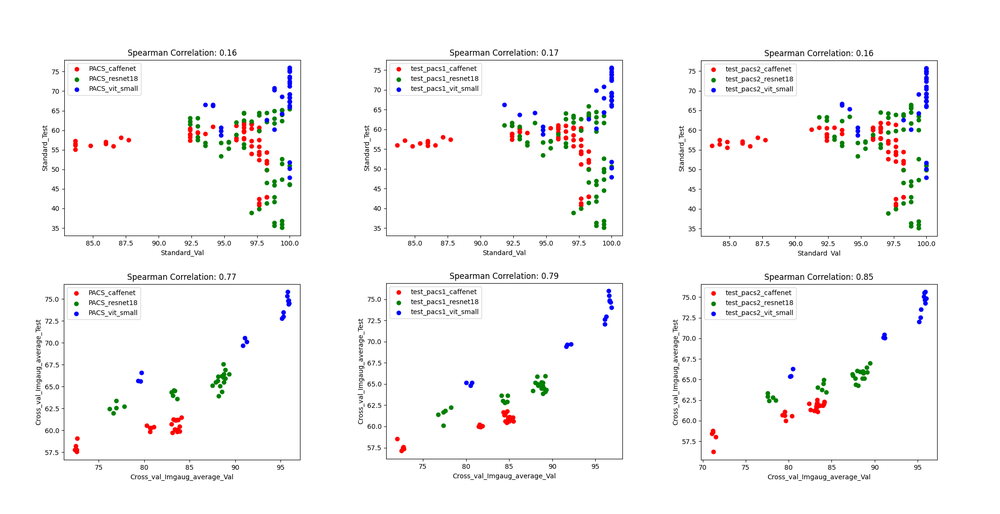
#> input picture images/scatter.png, 1000 x 514 px, shrunk from 2100 x 1080 before the run
$ python -i augmentations.py   (imports and definitions only)
#> lines starting #> are read from the running program, lines starting #| are printed output that depends on the picture; after the words box and inside, x2 and y2 are one past the last pixel; in counts of white or black regions, pixels touching at a corner belong together
import random
import numpy as np
import torch
import skimage.filters
import skimage.feature
import scipy.ndimage as ndi


def max_one(image):
    image = np.array(image)
    if np.amax(image) > 1:
        image = image / 255
    return image


def rgb2gray(rgb):
    r, g, b = rgb[:, :, 0], rgb[:, :, 1], rgb[:, :, 2]
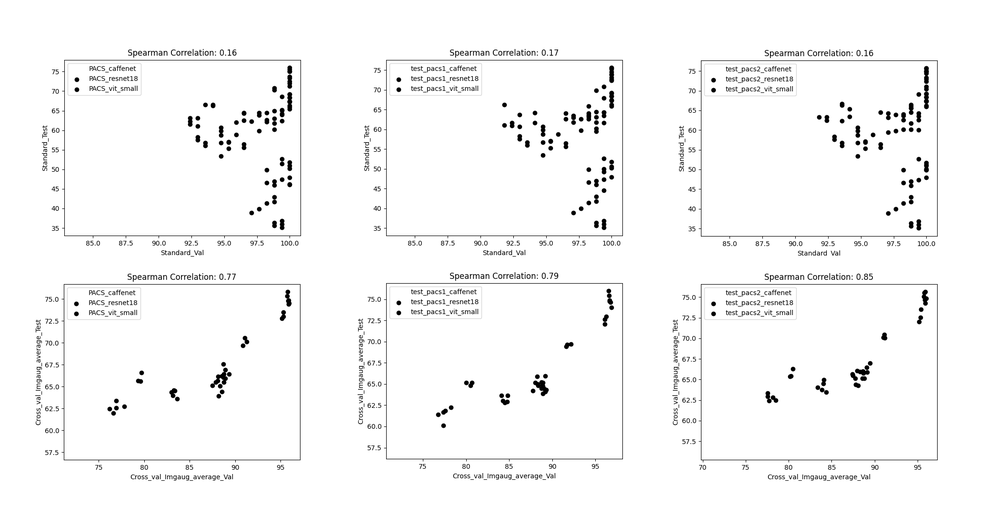
#> r: shape (514, 1000); min 0, max 255, mean 247.9
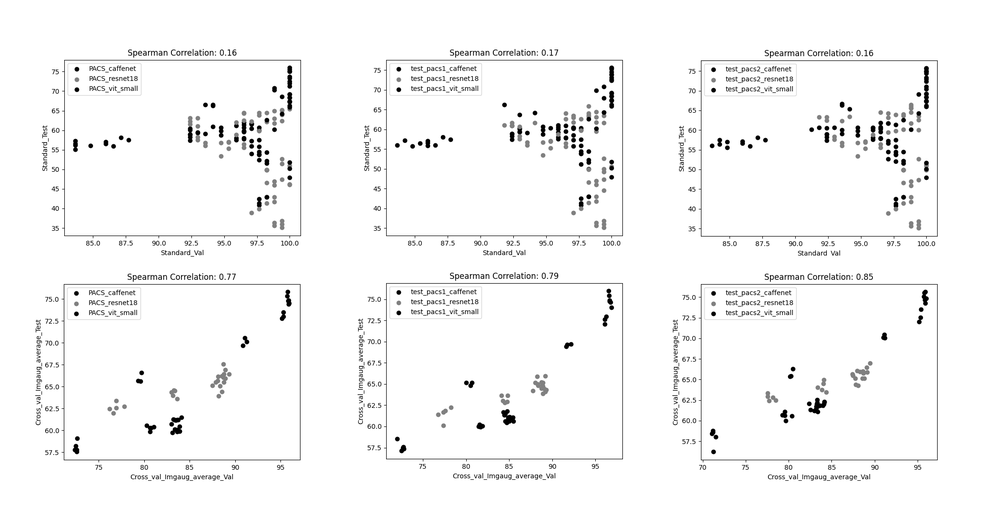
#> g: shape (514, 1000); min 0, max 255, mean 247.3
    gray = 0.2989 * r + 0.5870 * g + 0.1140 * b
    return gray


def thresh_function(thresh_mode):
    if isinstance(thresh_mode, list):
        thresh_mode = [x.lower() for x in thresh_mode]
        if "all" in thresh_mode or "normal" in thresh_mode:
            thresh_mode = "all"
        else:
            thresh_mode = thresh_mode[random.randint(0, len(thresh_mode) - 1)]
    if isinstance(thresh_mode, str):
        try:
            thresh_mode = int(thresh_mode)
        except Exception:
            thresh_mode = thresh_mode.lower()
    if thresh_mode in ["normal", "all", "n", "a"]:
        thresh_mode_function = random.choice(
            [
                skimage.filters.threshold_otsu,
                skimage.filters.threshold_yen,
                skimage.filters.threshold_mean,
                skimage.filters.threshold_isodata,
                skimage.filters.threshold_li,
            ]
        )
    elif thresh_mode in ["yen", "y"]:
        thresh_mode_function = skimage.filters.threshold_yen
    elif thresh_mode in ["mean", "m"]:
        thresh_mode_function = skimage.filters.threshold_mean
    elif thresh_mode in ["isodata", "i", "id"]:
        thresh_mode_function = skimage.filters.threshold_isodata
    elif thresh_mode in ["li", "l"]:
        thresh_mode_function = skimage.filters.threshold_li
    else:
        thresh_mode_function = skimage.filters.threshold_otsu
        if thresh_mode not in ["otsu", "o"]:
            print(f"{thresh_mode} not a valid thresh mode, Otsu used by default.")
    return thresh_mode_function


class ListTransform:
    def __init__(self, transform):
        self.transform = transform

    def __call__(self, images):
        if isinstance(images, list):
            return [self.transform(image) for image in images]
        return self.transform(images)


class ToTensor(object):
    def __call__(self, image):
        image = np.array(image)
        image = max_one(image)
        if len(image.shape) > 2:
            image = torch.from_numpy(image).type("torch.FloatTensor").permute(2, 0, 1)
        else:
            image = torch.from_numpy(image).type("torch.FloatTensor")
        return image


class Invert(object):
    def __init__(self, prob=50):
        self.prob = prob

    def __call__(self, image):
        image = max_one(image)
        if random.randint(1, 100) <= self.prob:
            image = 1.0 - image
        return image


class Canny:
    def __init__(
        self,
        sigma=1.0,
        thresh_rand=10,
        thresh_mode="normal",
        hyst_par=(0.5, 1.5),
        hyst_pert=0.2,
    ):

        self.sigma = sigma
        self.thresh_mode = thresh_mode
        self.thresh_rand = thresh_rand
        self.hyst_par = hyst_par
        self.hyst_pert = hyst_pert

    def __call__(self, image):
        if isinstance(image, list):
            image = image[0]
        image = np.array(image)
        if len(image.shape) > 2:
            image = rgb2gray(image)
        image = max_one(image)

        if isinstance(self.sigma, (list, tuple)):
            self.sigma = random.choice(list(self.sigma))

        gaussian_kwargs = dict(
            sigma=self.sigma, mode="constant", cval=0.0, preserve_range=False
        )
        image_copy = skimage.filters.gaussian(image, **gaussian_kwargs)
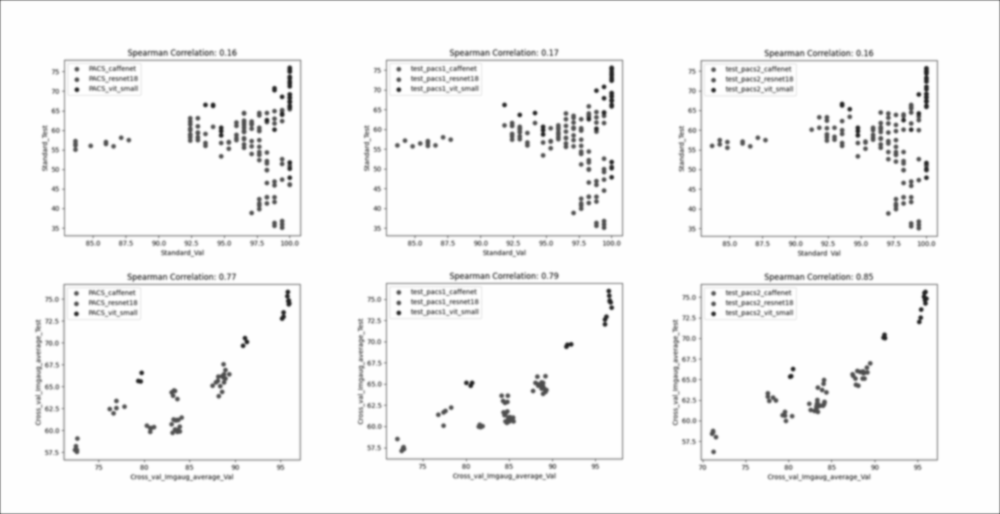
#> image_copy: shape (514, 1000) float64; min 0.13, max 1, mean 0.968
        jsobel = ndi.sobel(image_copy, axis=1)
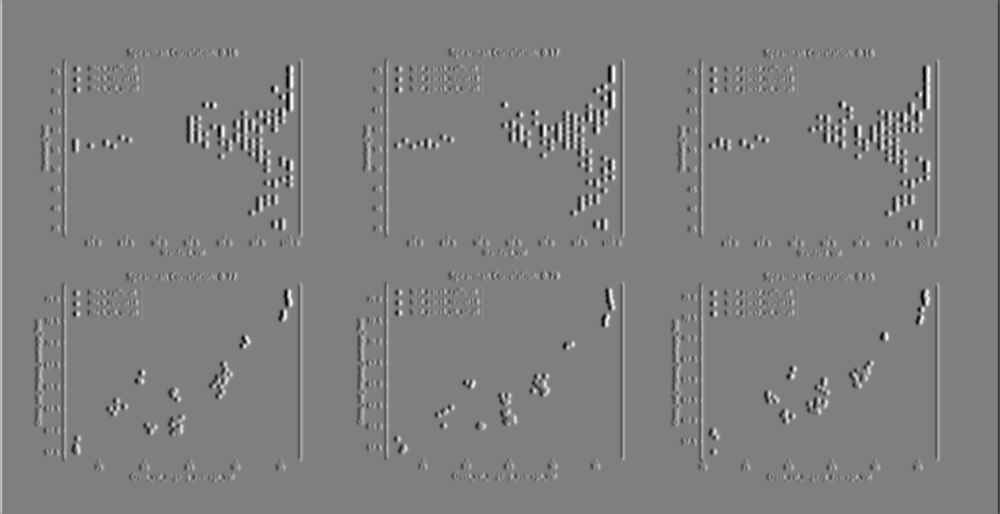
#> jsobel: shape (514, 1000) float64; min -2.24, max 2.24, mean 3.8e-20; drawn with min black and max white
        isobel = ndi.sobel(image_copy, axis=0)
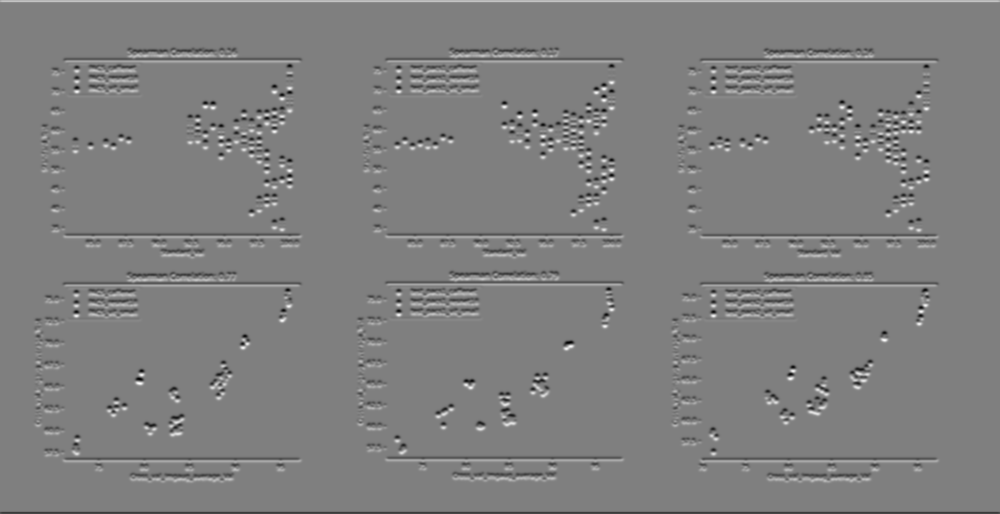
#> isobel: shape (514, 1000) float64; min -2.21, max 2.22, mean 2.65e-18; drawn with min black and max white
        image_copy = np.hypot(isobel, jsobel)
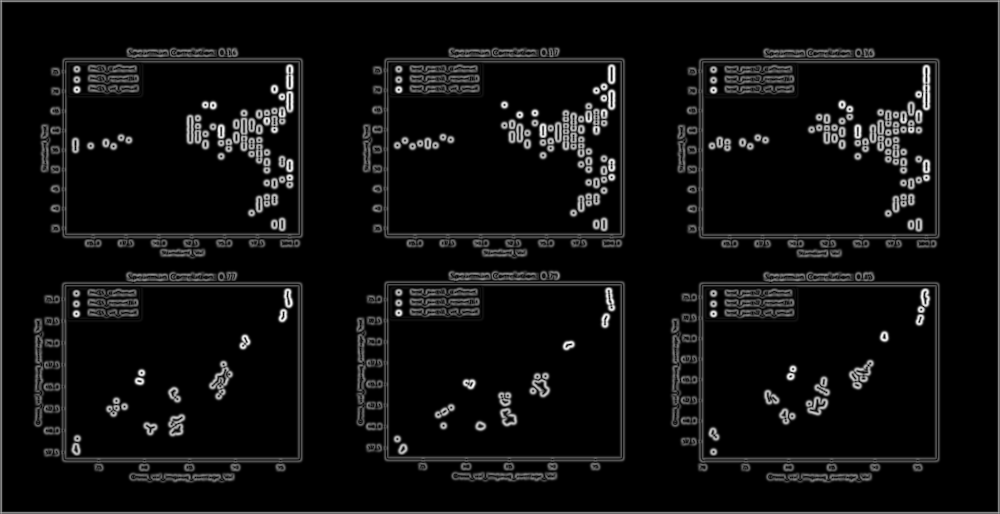
#> image_copy: shape (514, 1000) float64; min 0, max 2.27, mean 0.138; drawn with min black and max white

        try:
            exact_thresh = thresh_function(self.thresh_mode)(image_copy)
#> exact_thresh = 0.466
        except Exception:
            exact_thresh = 0.5
        thresh = exact_thresh + random.normalvariate(0, self.thresh_rand / 2)
#> thresh = 4.28
        if thresh >= np.amax(image_copy) or thresh <= np.amin(image_copy):
            thresh = exact_thresh
#> thresh = 0.466

        per = random.normalvariate(0, self.hyst_pert)
        lower, upper = [
            max(0.1, self.hyst_par[0] - per),
            min(2, self.hyst_par[1] + per),
        ]
        if lower > upper:
            lower, upper = upper, lower
        try:
            edge = skimage.feature.canny(
                image,
                sigma=self.sigma,
                low_threshold=lower * thresh,
                high_threshold=upper * thresh,
            )
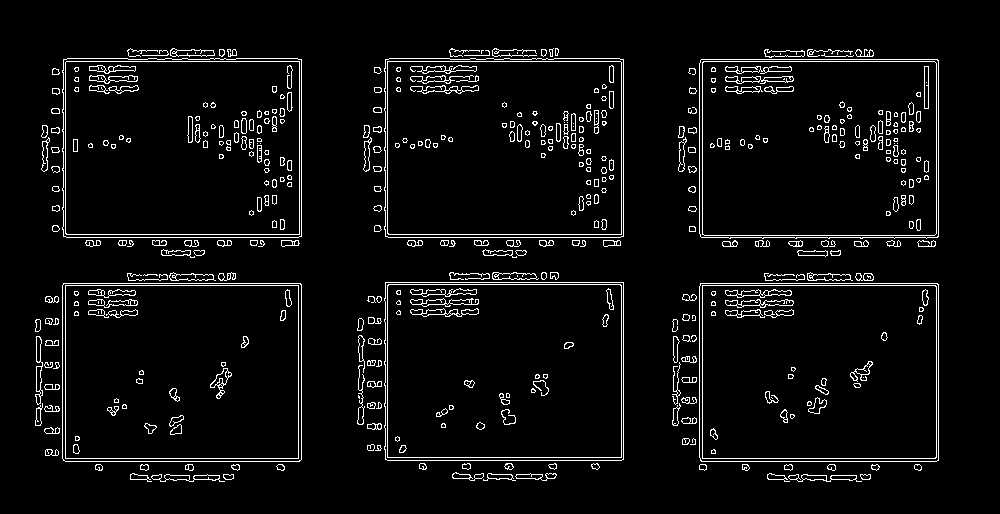
#> edge: shape (514, 1000) bool; 5% white in thin lines or dots, all inside (x1, y1, x2, y2) = (35, 48, 939, 482)
        except:
            edge = skimage.feature.canny(
                image,
                sigma=self.sigma,
                low_threshold=lower * 0.5,
                high_threshold=upper * 0.5,
            )

        if np.amax(edge) == np.amin(edge):
            edge = skimage.feature.canny(
                image, sigma=self.sigma, low_threshold=None, high_threshold=None
            )

        return np.dstack((edge, edge, edge))

>>> import cv2
>>> picture = cv2.cvtColor(cv2.imread('images/scatter.png'), cv2.COLOR_BGR2RGB)
>>> result = Canny()(picture)
